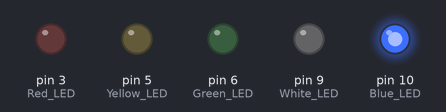
Simulated run of this sketch. Board: Arduino Uno, built with avr-gcc and run on an emulated ATmega328P. Parts: output pins drawn as LEDs (lit = HIGH).

Above: at 0.4 s.
At 2.7 s:
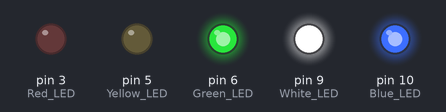
At 3.8 s:
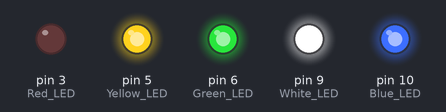
At 10.3 s:
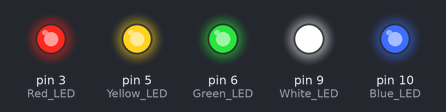
At 25.8 s:
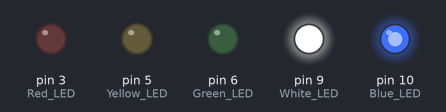
At 38.5 s:
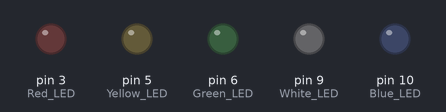
Timing chart, 0 to 40.0 s (numbered marks = the images above):
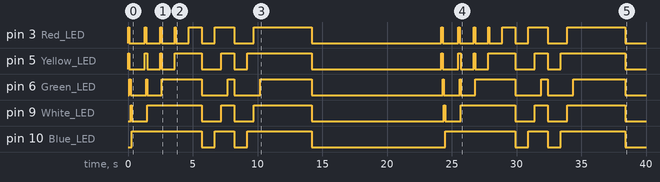

Measured:
- by itself, pin 3 (Red_LED): LOW → HIGH at 0.00 s, → LOW 0.10 s later, → HIGH 1.2 s later, → LOW 0.10 s later, … (28 changes in this stretch)
- by itself, pin 5 (Yellow_LED): LOW → HIGH at 0.00 s, → LOW 0.10 s later, → HIGH 1.2 s later, → LOW 0.20 s later, … (24 changes in this stretch)
- by itself, pin 6 (Green_LED): LOW → HIGH at 0.10 s, → LOW 0.10 s later, → HIGH 1.2 s later, → LOW 0.10 s later, … (20 changes in this stretch)
- by itself, pin 9 (White_LED): LOW → HIGH at 0.20 s, → LOW 0.10 s later, → HIGH 1.2 s later, → LOW 4.2 s later, … (16 changes in this stretch)
- by itself, pin 10 (Blue_LED): LOW → HIGH at 0.30 s, → LOW 5.4 s later, → HIGH 1.0 s later, → LOW 1.5 s later, … (12 changes in this stretch)

The sketch:

LightShow2.ino
```cpp
void setup() {
  // put your setup code here, to run once:
  pinMode(3, OUTPUT); //Red LED
  pinMode(5, OUTPUT); //Yellow LED
  pinMode(6, OUTPUT); //Green LED
  pinMode(9, OUTPUT); //White LED
  pinMode(10, OUTPUT); //Blue LED
}

void loop() {
  digitalWrite(3, HIGH);
  digitalWrite(5, HIGH);
  delay(100);
  digitalWrite(3, LOW);
  digitalWrite(6, HIGH);
  digitalWrite(5, LOW);
  delay(100);
  digitalWrite(9, HIGH);
  digitalWrite(6, LOW);
  delay(100);
  digitalWrite(9, LOW);
  digitalWrite(10, HIGH);
  delay(1000);
  digitalWrite(3, HIGH);
  digitalWrite(5, HIGH);
  delay(100);
  digitalWrite(3, LOW);
  digitalWrite(6, HIGH);
  delay(100);
  digitalWrite(5, LOW);
  digitalWrite(9, HIGH);
  digitalWrite(6, LOW);
  delay(1000);
  digitalWrite(3, HIGH);
  digitalWrite(5, HIGH);
  delay(100);
  digitalWrite(3, LOW);
  digitalWrite(6, HIGH);
  digitalWrite(5, LOW);
  delay(1000);
  digitalWrite(3, HIGH);
  digitalWrite(5, HIGH);
  delay(100);
  digitalWrite(3, LOW);
  delay(1000);
  digitalWrite(3, HIGH);
  delay(1000);

  digitalWrite(3, LOW);
  digitalWrite(5, LOW);
  digitalWrite(6, LOW);
  digitalWrite(9, LOW);
  digitalWrite(10, LOW);
  delay(1000);

  digitalWrite(10, HIGH);
  digitalWrite(3, HIGH);
  delay(500);
  digitalWrite(9, HIGH);
  digitalWrite(5, HIGH);
  delay(500);
  digitalWrite(6, HIGH);
  delay(500);

  digitalWrite(3, LOW);
  digitalWrite(5, LOW);
  digitalWrite(6, LOW);
  digitalWrite(9, LOW);
  digitalWrite(10, LOW);
  delay(1000);

  digitalWrite(10, HIGH);
  digitalWrite(5, HIGH);
  delay(500);
  digitalWrite(9, HIGH);
  digitalWrite(3, HIGH);
  delay(500);
  digitalWrite(6, HIGH);
  delay(4000);

  digitalWrite(3, LOW);
  digitalWrite(6, LOW);
  digitalWrite(5, LOW);
  digitalWrite(9, LOW);
  digitalWrite(10, LOW);
  delay(10000);
  //End of Show!
}
```
